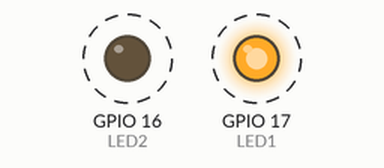
Recording of a program running on a simulated ESP32 board running MicroPython. Shown: output pins drawn as LEDs (lit = HIGH). Dashed ring = blinking.

Above: at 0.2 s.
Timing chart, 0 to 3.0 s (numbered marks = the images above):
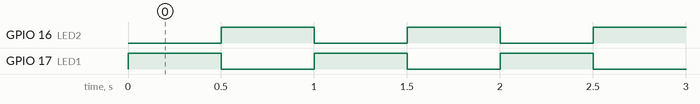

The program:

0.py
```python
from machine import Pin
import time, sys

LED1 = Pin(17, Pin.OUT, value=0)
LED2 = Pin(16, Pin.OUT, value=0)

while True:
  LED1.on()
  LED2.off()
  time.sleep(0.5)
  LED2.on()
  LED1.off()
  time.sleep(0.5)

sys.exit(0)
```

Measured:
- by itself, GPIO 16 (LED2), GPIO 17 (LED1): alternates HIGH for 0.50 s and LOW for 0.50 s
